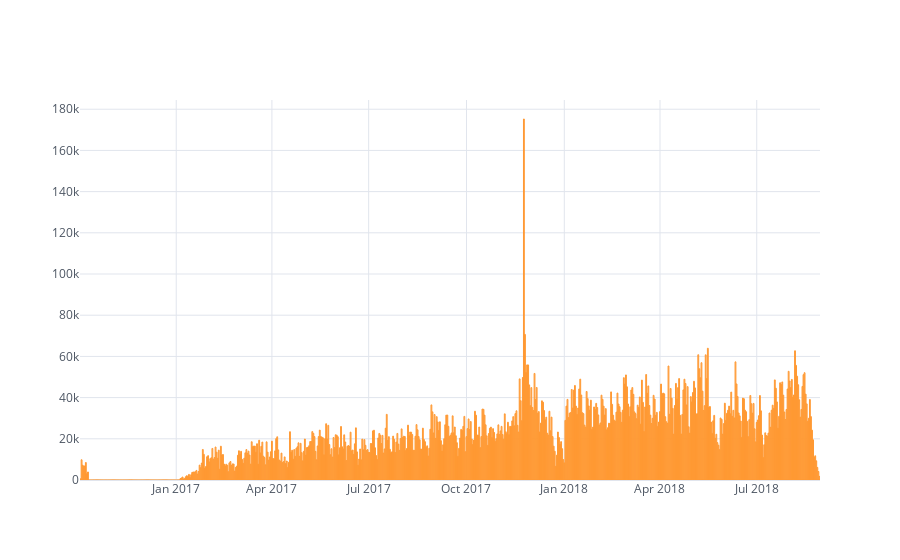

Notebook code for this chart:
### Code cell
orders_payments_daily.iplot(kind = 'bar', theme = 'white')

### Figure 1 — Plotly figure (JSON) as saved in the notebook; plotly's stock layout.template omitted (floating-point values rounded to 4 significant figures; data arrays with more than 128 entries replaced by an {"elided": "..."} marker saying what was removed)
{"data": [{"marker": {"color": "rgba(255, 153, 51, 0.6)", "line": {"color": "rgba(255, 153, 51, 1.0)", "width": 1}}, "name": "payment_value", "orientation": "v", "text": "", "type": "bar", "x": {"elided": "696 str values"}, "y": {"elided": "696 float values"}}], "layout": {"legend": {"bgcolor": "#FFFFFF", "font": {"color": "#4D5663"}}, "paper_bgcolor": "#FFFFFF", "plot_bgcolor": "#FFFFFF", "title": {"font": {"color": "#4D5663"}}, "xaxis": {"gridcolor": "#E1E5ED", "showgrid": true, "tickfont": {"color": "#4D5663"}, "title": {"font": {"color": "#4D5663"}, "text": ""}, "zerolinecolor": "#E1E5ED"}, "yaxis": {"gridcolor": "#E1E5ED", "showgrid": true, "tickfont": {"color": "#4D5663"}, "title": {"font": {"color": "#4D5663"}, "text": ""}, "zerolinecolor": "#E1E5ED"}}}
